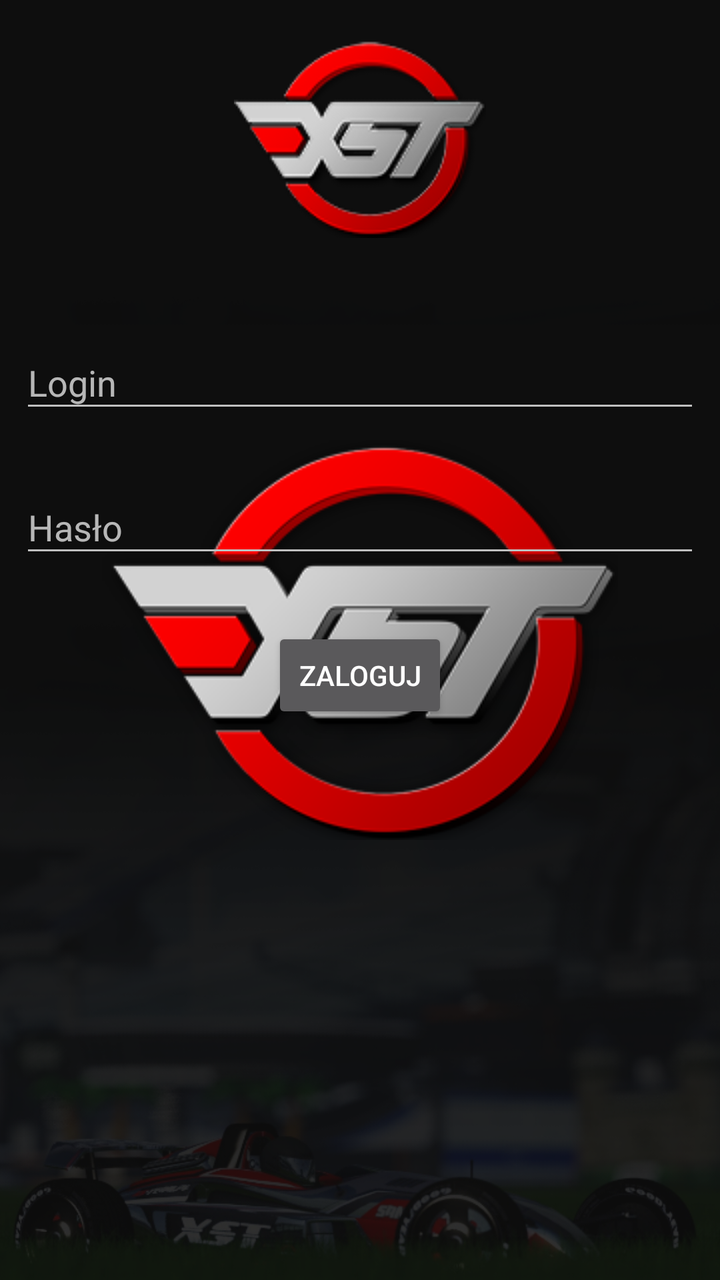
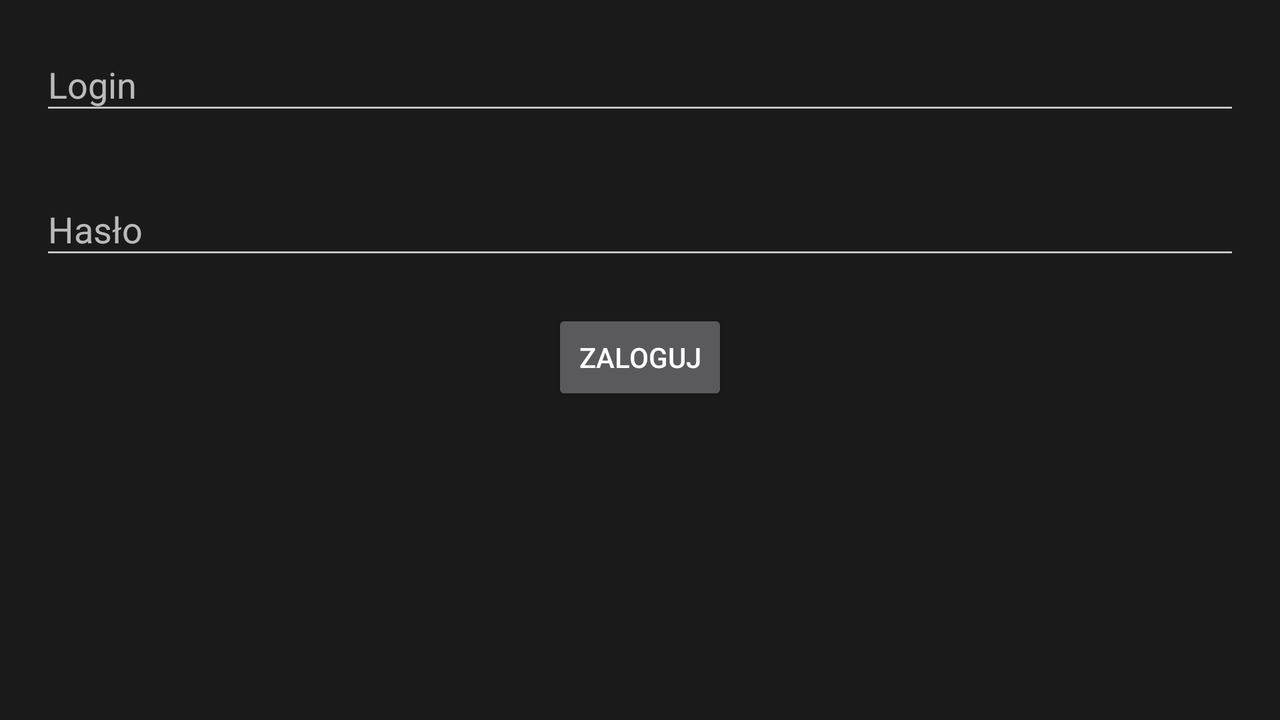

One screen, two layout resources from the same app: the default and the repository's alternative for another configuration. Each is rendered where Android would select it; the XML of both is given below.
<!-- AndroidManifest.xml: application theme SplashTheme -->
<!-- res/layout/login_layout.xml -->
<?xml version="1.0" encoding="utf-8"?>
<LinearLayout
    xmlns:android="http://schemas.android.com/apk/res/android"
    android:orientation="vertical"
    android:layout_width="match_parent"
    android:layout_height="match_parent">

    <ImageView
        android:contentDescription="Logo xst"
        android:id="@+id/imageView"
        android:layout_width="match_parent"
        android:layout_height="wrap_content"
        android:src="@drawable/xst"
        android:padding="20dp"/>

    <android.support.design.widget.TextInputLayout
        android:id="@+id/input_layout_login"
        android:layout_width="match_parent"
        android:layout_height="wrap_content"
        android:paddingTop="20sp"
        android:paddingBottom="20sp"
        android:paddingStart="10sp"
        android:paddingEnd="10sp">

        <EditText
            android:id="@+id/editTextLogin"
            android:layout_width="match_parent"
            android:layout_height="wrap_content"
            android:inputType="textEmailAddress"
            android:singleLine="true"
            android:hint="@string/login" />

    </android.support.design.widget.TextInputLayout>

    <android.support.design.widget.TextInputLayout
        android:id="@+id/input_layout_password"
        android:layout_width="match_parent"
        android:layout_height="wrap_content"
        android:paddingBottom="20sp"
        android:paddingStart="10sp"
        android:paddingEnd="10sp">

        <EditText
            android:id="@+id/editTextPassword"
            android:layout_width="match_parent"
            android:layout_height="wrap_content"
            android:inputType="textPassword"
            android:hint="@string/haslo" />
    </android.support.design.widget.TextInputLayout>

    <Button
        android:id="@+id/btnZaloguj"
        android:layout_width="wrap_content"
        android:layout_height="wrap_content"
        android:layout_gravity="center"
        android:layout_marginTop="10dp"
        android:text="@string/zaloguj"/>
</LinearLayout>
<!-- resources referenced by this layout -->
<resources>
  <string name="haslo">Hasło</string>
  <string name="login">Login</string>
  <string name="zaloguj">Zaloguj</string>
  <style name="SplashTheme" parent="xstThemeDark">
          <item name="android:windowBackground">@drawable/splash</item>
      </style>
  <!-- drawable splash (drawable) -->
  <?xml version="1.0" encoding="utf-8"?>
  <layer-list xmlns:android="http://schemas.android.com/apk/res/android">
  
      <item
          android:drawable="@drawable/xst_bg"/>
  
      <item>
          <bitmap
              android:gravity="center"
              android:src="@drawable/xst_big"/>
      </item>
  
  </layer-list>
  <color name="colorPrimary_dark">#201f1f</color>
  <color name="colorPrimaryDark_dark">#993000</color>
  <color name="colorAccent_dark">#FF0000</color>
  <color name="windowBackground_dark">#222222</color>
  <color name="colorForeground_dark">#000000</color>
  <color name="navigationBarColor_dark">#000000</color>
  <color name="statusBarColor_dark">#000000</color>
  <color name="textColorPrimary_dark">#ffffff</color>
  <color name="textColorPrimaryInverse_dark">#c0c0c0</color>
  <color name="textColorSecondaryInverse_dark">#646fbe</color>
  <color name="nickColor_dark">#929292</color>
  <color name="msgColor_dark">#e2e2e2</color>
  <color name="msgDateColor_dark">#777</color>
  <color name="drawerBackground_dark">#1a1a1a</color>
  <color name="drawerHeaderBackground_dark">#444</color>
  <color name="drawerHeaderTextColor_dark">#fff</color>
  <color name="drawerTextColor_dark">#aaa</color>
  <!-- drawable bg_msg_dark (drawable) -->
  <?xml version="1.0" encoding="utf-8"?>
  <ripple xmlns:android="http://schemas.android.com/apk/res/android"
  android:color="@color/msgBackground_dark_pressed">
  <item>
      <shape android:shape="rectangle">
          <solid android:color="@color/msgBackground_dark" />
      </shape>
  </item>
  </ripple>
  <!-- drawable bg_msg_dark_odd (drawable) -->
  <?xml version="1.0" encoding="utf-8"?>
  <ripple xmlns:android="http://schemas.android.com/apk/res/android"
  android:color="@color/msgBackground_odd_dark_pressed">
  <item>
      <shape android:shape="rectangle">
          <solid android:color="@color/msgBackground_odd_dark" />
      </shape>
  </item>
  </ripple>
  <color name="colorMiniaturaTxt_dark">#33000000</color>
  <color name="tagi_emotki_background_dark">#262626</color>
  <style name="ToolbarThemeDark" parent="">
          <item name="android:background">#181818</item>
          <item name="android:colorControlNormal">#fff</item>
      </style>
  <!-- drawable drawer_item_pressed_dark (drawable) -->
  <?xml version="1.0" encoding="utf-8"?>
  <shape xmlns:android="http://schemas.android.com/apk/res/android">
      <solid android:color="#c8292929"/>
  </shape>
  <!-- drawable drawer_item_active_dark (drawable) -->
  <?xml version="1.0" encoding="utf-8"?>
  <shape xmlns:android="http://schemas.android.com/apk/res/android">
      <solid android:color="#c8252525"/>
  </shape>
  <!-- drawable button_dark_pressed (drawable) -->
  <?xml version="1.0" encoding="utf-8"?>
  <shape xmlns:android="http://schemas.android.com/apk/res/android"
      android:shape="rectangle">
      <corners android:radius="0dp"/>
      
          
          
      <solid android:color="#555" />
  </shape>
  <!-- drawable button_dark_focused (drawable) -->
  <?xml version="1.0" encoding="utf-8"?>
  <shape xmlns:android="http://schemas.android.com/apk/res/android"
      android:shape="rectangle">
      <corners android:radius="0dp" />
      <stroke
          android:width="1dp"
          android:color="#666" />
  </shape>
  <color name="msgBackground_dark_pressed">#585858</color>
  <color name="msgBackground_dark">#212121</color>
  <color name="msgBackground_odd_dark_pressed">#454545</color>
  <color name="msgBackground_odd_dark">#1b1b1b</color>
</resources>
<!-- res/layout-land/login_layout.xml (the repository's variant of the layout above) -->
<!-- drawn on the phone turned sideways -->
<?xml version="1.0" encoding="utf-8"?>
<LinearLayout xmlns:android="http://schemas.android.com/apk/res/android"
    android:layout_width="match_parent"
    android:layout_height="match_parent"
    android:background="?attr/drawerBackground"
    android:orientation="vertical">

    <android.support.design.widget.TextInputLayout
        android:id="@+id/input_layout_login"
        android:layout_width="match_parent"
        android:layout_height="wrap_content"
        android:paddingHorizontal="20sp"
        android:paddingVertical="10sp">

        <EditText
            android:id="@+id/editTextLogin"
            android:layout_width="match_parent"
            android:layout_height="wrap_content"
            android:hint="@string/login"
            android:inputType="textEmailAddress"
            android:singleLine="true" />

    </android.support.design.widget.TextInputLayout>

    <android.support.design.widget.TextInputLayout
        android:id="@+id/input_layout_password"
        android:layout_width="match_parent"
        android:layout_height="wrap_content"
        android:paddingHorizontal="20sp"
        android:paddingVertical="10sp">

        <EditText
            android:id="@+id/editTextPassword"
            android:layout_width="match_parent"
            android:layout_height="wrap_content"
            android:hint="@string/haslo"
            android:inputType="textPassword" />
    </android.support.design.widget.TextInputLayout>

    <Button
        android:id="@+id/btnZaloguj"
        android:layout_width="wrap_content"
        android:layout_height="wrap_content"
        android:layout_gravity="center"
        android:layout_marginTop="10dp"
        android:text="@string/zaloguj" />
</LinearLayout>
